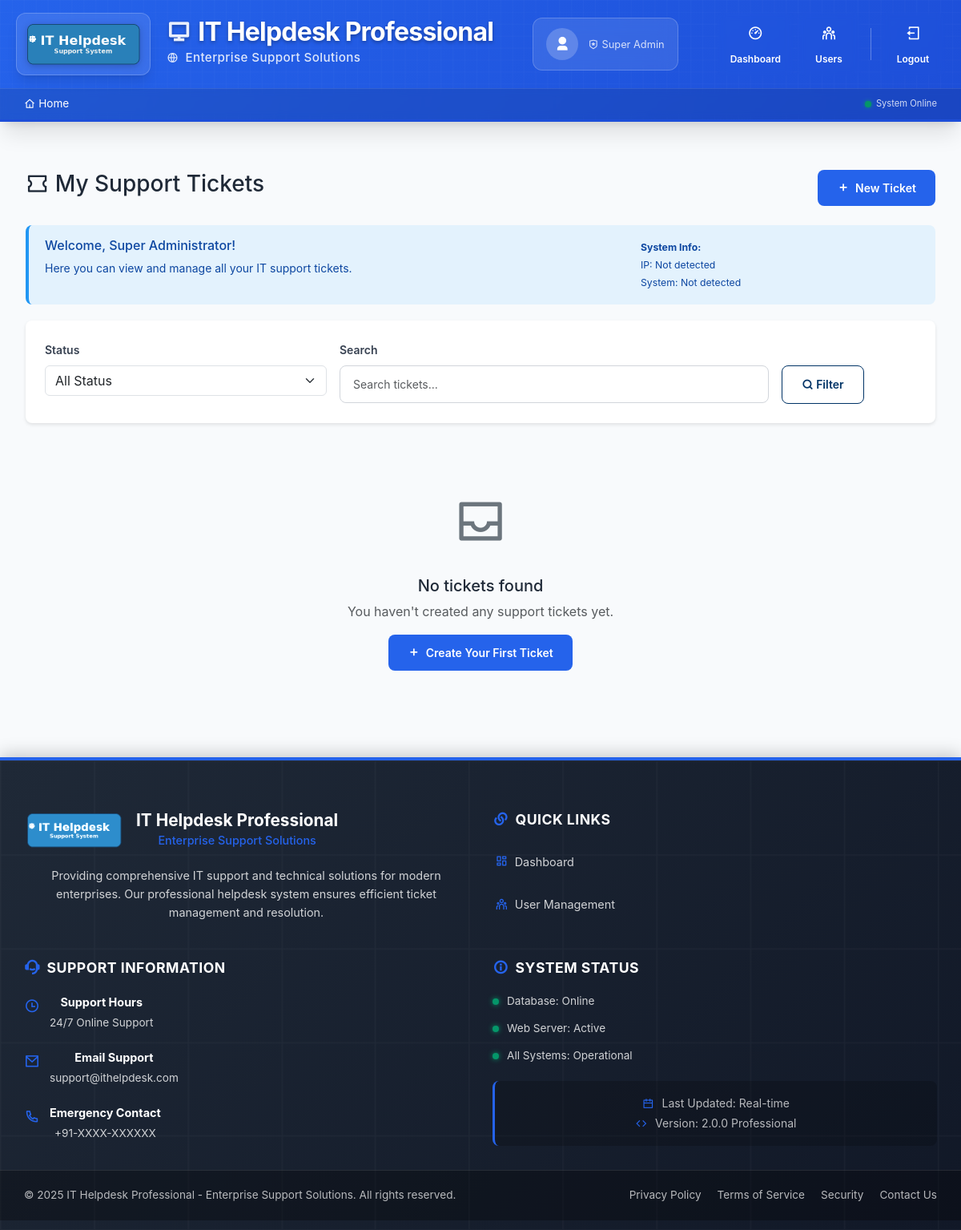
Screenshot of /user-dashboard (signed in) with the database file from the repository.
### models.py (models this page shows, shortened)
class User(db.Model):
    __tablename__ = 'users'
    id = db.Column(db.Integer, primary_key=True)
    username = db.Column(db.String(80), unique=True, nullable=False)
    email = db.Column(db.String(120), unique=True, nullable=False)
    password_hash = db.Column(db.String(256), nullable=False)
    first_name = db.Column(db.String(50), nullable=False)
    last_name = db.Column(db.String(50), nullable=False)
    department = db.Column(db.String(100), nullable=True)
    role = db.Column(db.String(20), default='user')  # user, admin, super_admin
    is_admin = db.Column(db.Boolean, default=False)
    ip_address = db.Column(db.String(45), nullable=True)  # IPv4/IPv6
    system_name = db.Column(db.String(100), nullable=True)
    profile_image = db.Column(db.String(200), nullable=True)
    created_at = db.Column(db.DateTime, default=datetime.utcnow)
    tickets = db.relationship('Ticket', backref='user', lazy=True, foreign_keys='Ticket.user_id')
    assigned_tickets = db.relationship('Ticket', backref='assignee', lazy=True, foreign_keys='Ticket.assigned_to')
    @property
    def full_name(self):
        return f"{self.first_name} {self.last_name}"

### routes.py (the view)
    def decorated_function(*args, **kwargs):
        if not is_logged_in():
            flash('Please log in to access this page.', 'warning')
            return redirect(url_for('user_login'))
        return f(*args, **kwargs)

### routes.py (called while the page is built)
def is_logged_in():
    return 'user_id' in session

def get_current_user():
    if is_logged_in():
        return User.query.get(session['user_id'])
    return None

def login_required(f):
    def decorated_function(*args, **kwargs):
        if not is_logged_in():
            flash('Please log in to access this page.', 'warning')
            return redirect(url_for('user_login'))
        return f(*args, **kwargs)
    decorated_function.__name__ = f.__name__
    return decorated_function

@app.route('/user-dashboard')
@login_required
def user_dashboard():
    user = get_current_user()
    status_filter = request.args.get('status', 'all')
    search_query = request.args.get('search', '')
    query = Ticket.query.filter_by(user_id=user.id)
    if status_filter != 'all':
        query = query.filter_by(status=status_filter)
    if search_query:
        query = query.filter(Ticket.title.contains(search_query))
    tickets = query.order_by(Ticket.created_at.desc()).all()
    return render_template('user_dashboard.html', user=user, tickets=tickets,
                         status_filter=status_filter, search_query=search_query)

### templates/user_dashboard.html (shortened to what this page needs)
{% extends "base.html" %}
{% block content %}
    <div class="container-fluid">
        <div class="row">
            <div class="col-12">
                <div class="d-flex justify-content-between align-items-center mb-4">
                    <h3><i class="ri-ticket-line"></i> My Support Tickets</h3>
                    <a href="{{ url_for('create_ticket') }}" class="btn btn-primary">
                        <i class="ri-add-line"></i> New Ticket
                    </a>
                </div>
                <div class="alert alert-info">
                    <div class="row">
                        <div class="col-md-8">
                            <h6>Welcome, {{ user.full_name }}!</h6>
                            <p class="mb-0">Here you can view and manage all your IT support tickets.</p>
                        </div>
                        <div class="col-md-4">
                            <small>
                                <strong>System Info:</strong><br>
                                IP: {{ user.ip_address or 'Not detected' }}<br>
                                System: {{ user.system_name or 'Not detected' }}
                            </small>
                        </div>
                    </div>
                </div>
                <div class="card mb-4">
                    <div class="card-body">
                        <form method="GET" class="row g-3">
                            <div class="col-md-4">
                                <label for="status" class="form-label">Status</label>
                                <select name="status" id="status" class="form-select">
                                    <option value="all" {{ 'selected' if status_filter == 'all' else '' }}>All Status</option>
                                </select>
                            </div>
                            <div class="col-md-6">
                                <label for="search" class="form-label">Search</label>
                                <input type="text" name="search" id="search" class="form-control"
                                       placeholder="Search tickets..." value="{{ search_query }}">
                            </div>
                            <div class="col-md-2">
                                <label class="form-label">&nbsp;</label>
                                <button type="submit" class="btn btn-outline-primary d-block">
                                    <i class="ri-search-line"></i> Filter
                                </button>
                            </div>
                        </form>
                    </div>
                </div>
                {% if tickets %}
                    <div class="table-responsive">
                        <table class="table table-striped table-hover">
                            <thead class="table-dark">
                                <tr>
                                    <th>Ticket #</th>
                                    <th>Title</th>
                                    <th>Category</th>
                                    <th>Priority</th>
                                    <th>Status</th>
                                    <th>Created</th>
                                    <th>Actions</th>
                                </tr>
                            </thead>
                            <tbody>
                                {% for ticket in tickets %}
                                    <tr>
                                        <td>{{ ticket.ticket_number }}</td>
                                        <td>{{ ticket.title }}</td>
                                        <td>
                                            <span class="badge bg-secondary">{{ ticket.category }}</span>
                                        </td>
                                        <td>
                                            {% set priority_class = {
                                                'Low': 'success',
                                                'Medium': 'warning',
                                                'High': 'danger',
                                                'Critical': 'dark'
                                            } %}
                                            <span class="badge bg-{{ priority_class[ticket.priority] }}">
                                                {{ ticket.priority }}
                                            </span>
                                        </td>
                                        <td>
                                            {% set status_class = {
                                                'Open': 'primary',
                                                'In Progress': 'info',
                                                'Resolved': 'success',
                                                'Closed': 'secondary'
                                            } %}
                                            <span class="badge bg-{{ status_class[ticket.status] }}">
                                                {{ ticket.status }}
                                            </span>
                                        </td>
                                        <td>{{ ticket.created_at.strftime('%Y-%m-%d') }}</td>
                                        <td>
                                            <a href="{{ url_for('view_ticket', ticket_id=ticket.id) }}"
                                               class="btn btn-sm btn-outline-primary">
                                                <i class="ri-eye-line"></i> View
                                            </a>
                                        </td>
                                    </tr>
                                {% endfor %}
                            </tbody>
                        </table>
                    </div>
                {% else %}
                    <div class="text-center py-5">
                        <i class="ri-inbox-line" style="font-size: 64px; color: #6c757d;"></i>
                        <h5 class="mt-3">No tickets found</h5>
                        <p class="text-muted">You haven't created any support tickets yet.</p>
                        <a href="{{ url_for('create_ticket') }}" class="btn btn-primary">
                            <i class="ri-add-line"></i> Create Your First Ticket
                        </a>
                    </div>
                {% endif %}
            </div>
        </div>
    </div>
{% endblock %}

### static/style.css (style rules this page uses)
* { margin: 0; padding: 0; box-sizing: border-box; }
:root { --primary-color: #2563eb; --primary-dark: #1d4ed8; --primary-light: #3b82f6; --secondary-color: #64748b; --accent-color: #f59e0b; --success-color: #059669; --warning-color: #d97706; --danger-color: #dc2626; --light-bg: #f8fafc; --white: #ffffff; --gray-50: #f9fafb; --gray-100: #f3f4f6; --gray-200: #e5e7eb; --gray-300: #d1d5db; --gray-400: #9ca3af; --gray-500: #6b7280; --gray-600: #4b5563; --gray-700: #374151; --gray-800: #1f2937; --gray-900: #111827; --border-radius: 8px; --border-radius-lg: 12px; --border-radius-xl: 16px; --shadow-sm: 0 1px 2px 0 rgb(0 0 0 / 0.05); --shadow: 0 1px 3px 0 rgb(0 0 0 / 0.1), 0 1px 2px -1px rgb(0 0 0 / 0.1); --shadow-md: 0 4px 6px -1px rgb(0 0 0 / 0.1), 0 2px 4px -2px rgb(0 0 0 / 0.1); --shadow-lg: 0 10px 15px -3px rgb(0 0 0 / 0.1), 0 4px 6px -4px rgb(0 0 0 / 0.1); --shadow-xl: 0 20px 25px -5px rgb(0 0 0 / 0.1), 0 8px 10px -6px rgb(0 0 0 / 0.1); --gradient-primary: linear-gradient(135deg, var(--primary-color) 0%, var(--primary-dark) 100%); --gradient-hero: linear-gradient(135deg, #667eea 0%, #764ba2 100%); --gradient-feature: linear-gradient(135deg, #f093fb 0%, #f5576c 100%); --transition-base: all 0.3s cubic-bezier(0.4, 0, 0.2, 1); --transition-fast: all 0.15s cubic-bezier(0.4, 0, 0.2, 1); }
body, html { height: 100%; font-family: 'Inter', -apple-system, BlinkMacSystemFont, 'Segoe UI', 'Roboto', sans-serif; background: var(--light-bg); color: var(--gray-800); line-height: 1.6; }
.card-body { padding: 24px; }
.form-control { border: 1px solid var(--gray-300); border-radius: var(--border-radius); padding: 12px 16px; font-size: 0.875rem; transition: all 0.2s ease; background: var(--white); }
.form-label { font-weight: 600; color: var(--gray-700); margin-bottom: 8px; font-size: 0.875rem; }
.btn { font-weight: 600; border-radius: var(--border-radius); padding: 12px 24px; font-size: 0.875rem; transition: all 0.2s ease; border: none; cursor: pointer; text-decoration: none; display: inline-flex; align-items: center; gap: 8px; }
.btn-primary { background: var(--primary-color); color: white; }
.btn-outline-primary { background: transparent; border: 1px solid var(--primary-color); color: var(--primary-color); }
.alert { border-radius: var(--border-radius); border: none; padding: 16px 20px; margin-bottom: 20px; font-size: 0.875rem; }
.alert-info { background: #eff6ff; color: #1e40af; border-left: 4px solid var(--primary-color); }
.btn-outline-primary { color: #003366; border-color: #003366; }
.card { border: none; box-shadow: 0 2px 4px rgba(0,0,0,0.1); border-radius: 8px; }
.alert { border: none; border-radius: 8px; }
.alert-info { background-color: #e3f2fd; border-left: 4px solid #2196f3; color: #0d47a1; }

### rows the page displays
User: full_name "Super Administrator", ip_address "Not detected", system_name "Not detected"

### other values shown
{{ moment().format('YYYY-MM-DD HH:mm') if moment else 'Real-time' }} "Real-time"
